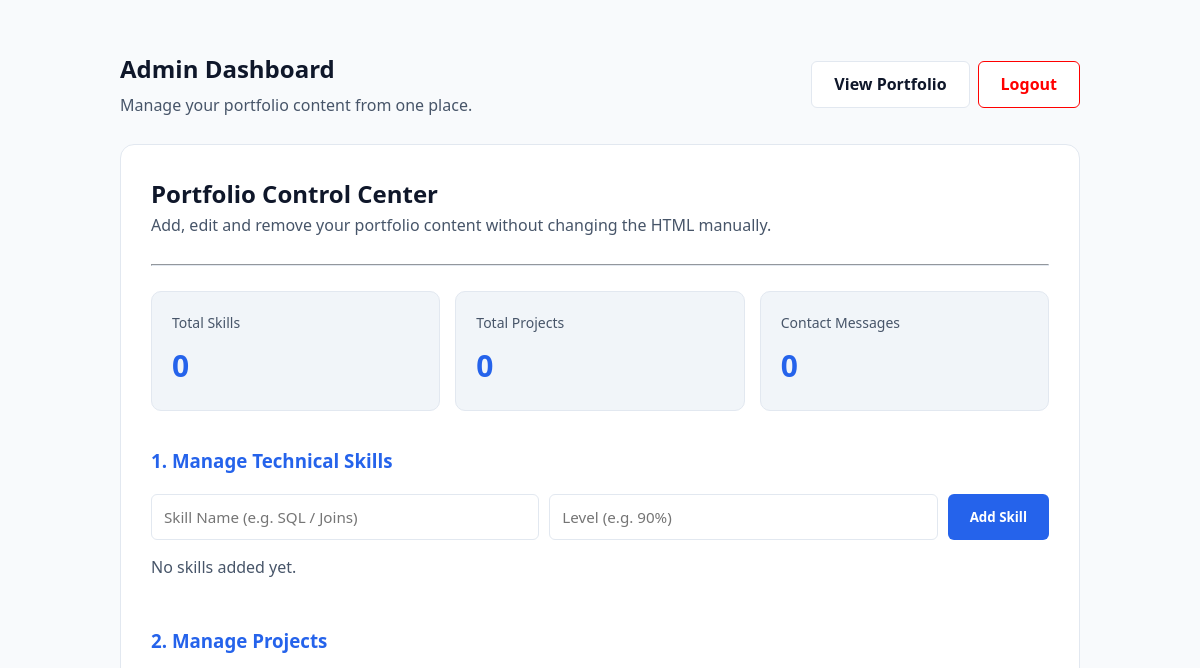
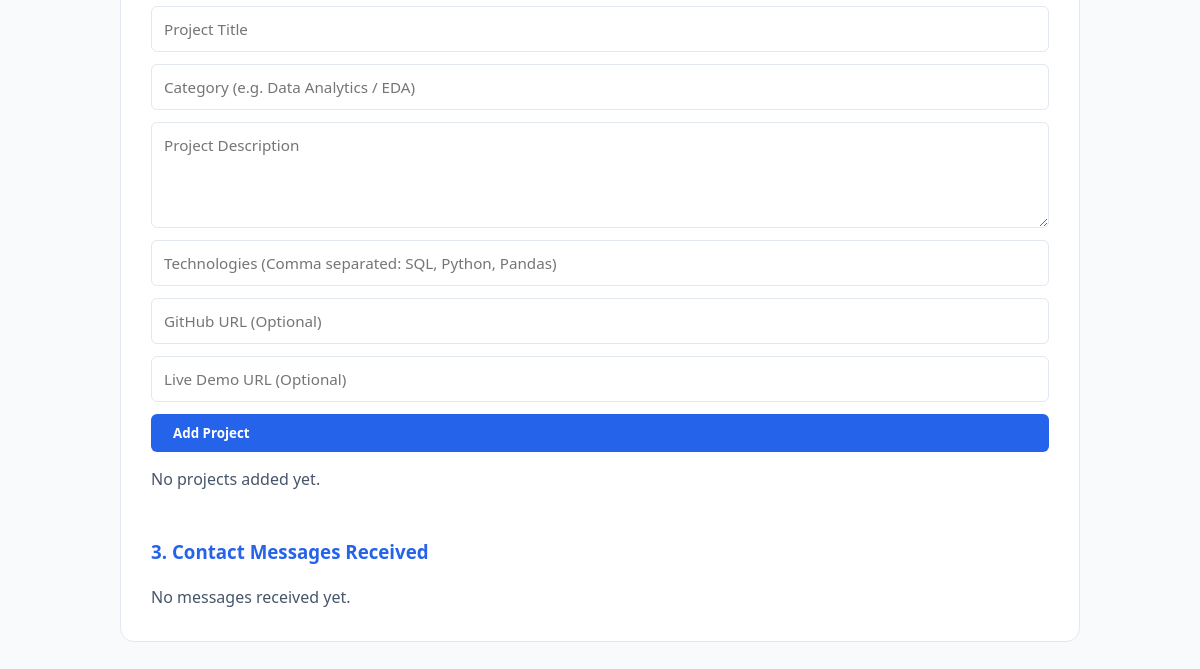
Before: /admin (signed in) with the older database file (2 pictures, top to bottom).
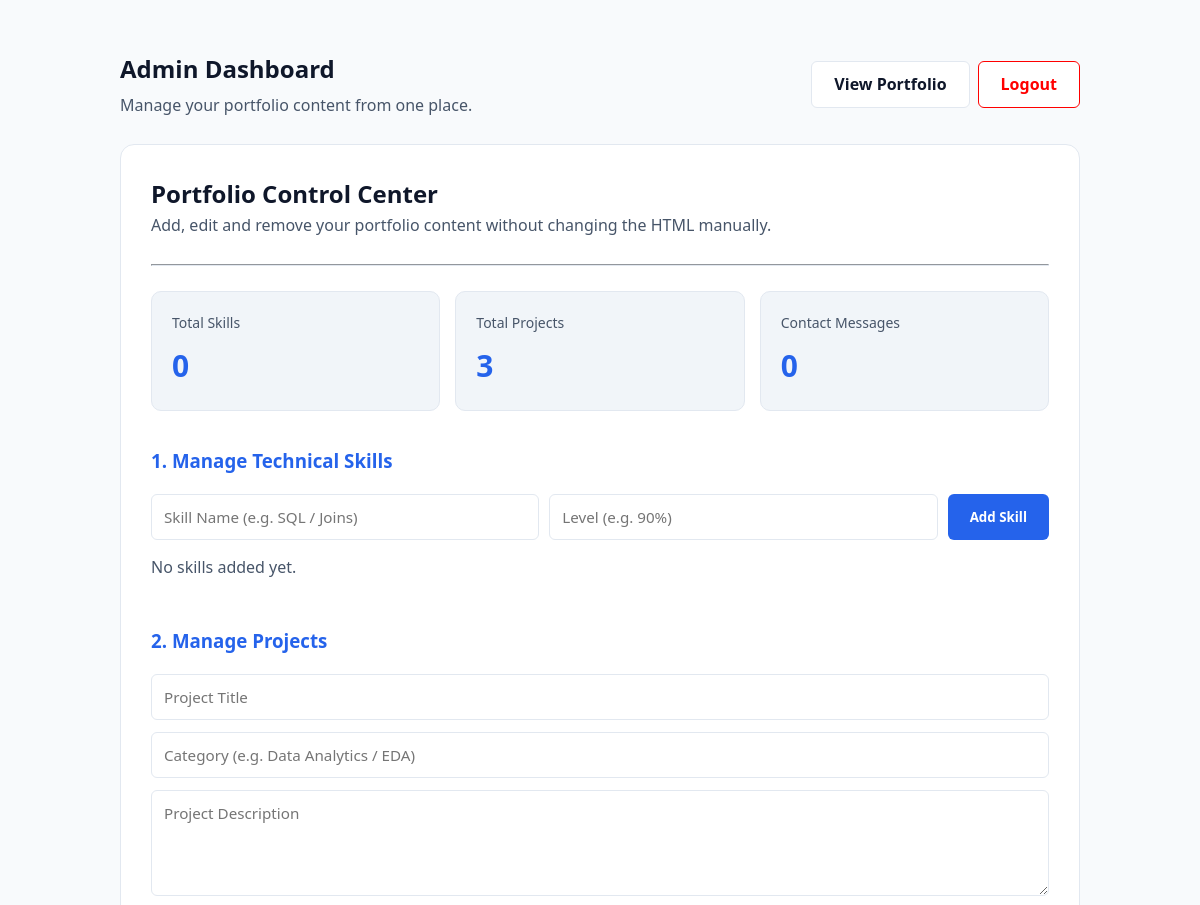
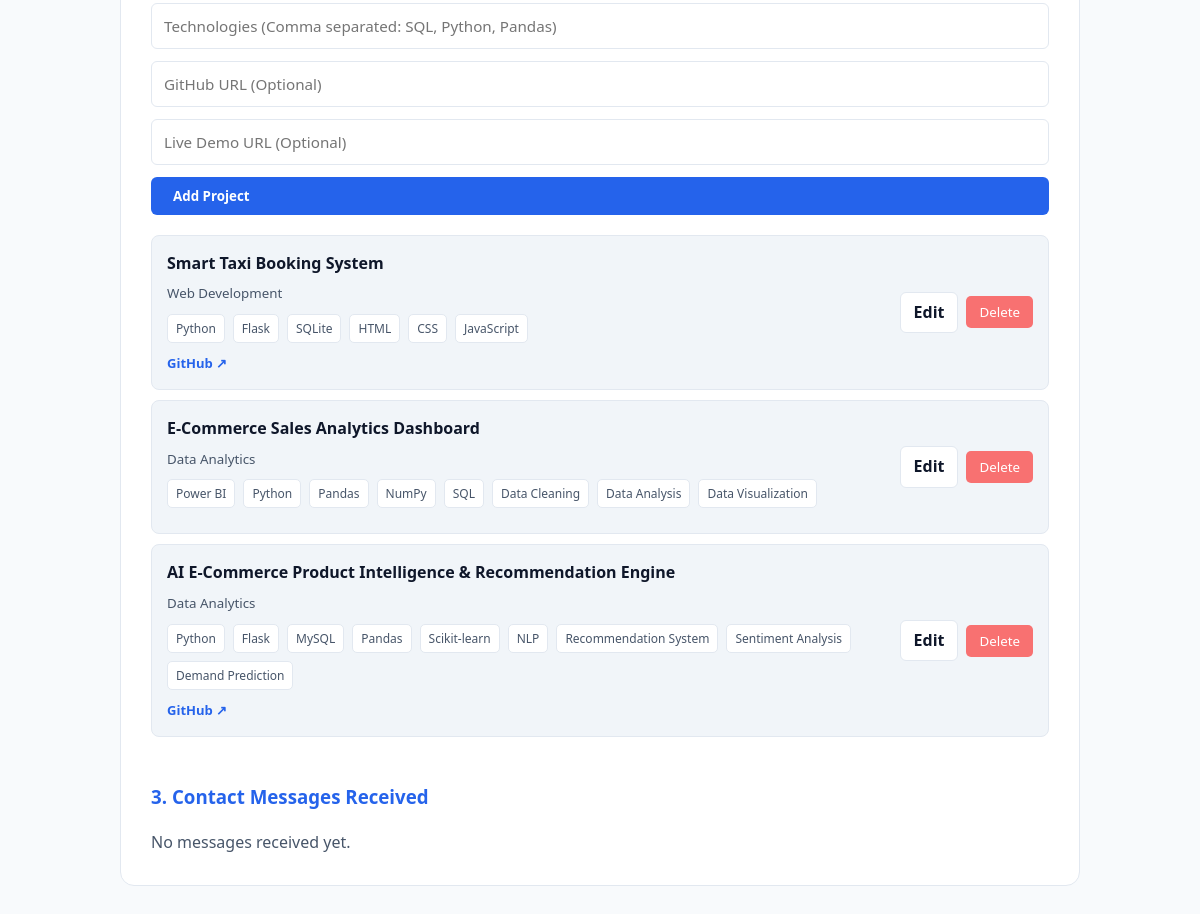
After: the same page with the newer database file (2 pictures, top to bottom).
### tables this page shows
CREATE TABLE projects (
            id INTEGER PRIMARY KEY AUTOINCREMENT,
            title TEXT NOT NULL,
            category TEXT NOT NULL,
            desc TEXT NOT NULL,
            tech TEXT NOT NULL,
            github TEXT,
            demo TEXT
        );

### app.py (the view)
@app.route('/admin')
def admin():
    if not is_logged_in():
        return redirect(url_for('login'))
    conn = get_db_connection()
    cursor = conn.cursor()
    cursor.execute('''
        SELECT id, name, level
        FROM skills
        ORDER BY id DESC
    ''')
    skills = cursor.fetchall()
    cursor.execute('''
        SELECT id, title, category, desc, tech, github, demo
        FROM projects
        ORDER BY id DESC
    ''')
    projects = cursor.fetchall()
    cursor.execute('''
        SELECT
            id,
            name,
            email,
            subject,
            message,
            submitted_at
        FROM messages
        ORDER BY id DESC
    ''')
    messages = cursor.fetchall()
    cursor.execute('SELECT COUNT(*) FROM skills')
    skill_count = cursor.fetchone()[0]
    cursor.execute('SELECT COUNT(*) FROM projects')
    project_count = cursor.fetchone()[0]
    cursor.execute('SELECT COUNT(*) FROM messages')
    message_count = cursor.fetchone()[0]
    conn.close()
    return render_template(
        'admin.html',
        skills=skills,
        projects=projects,
        messages=messages,
        skill_count=skill_count,
        project_count=project_count,
        message_count=message_count
    )

### templates/admin.html (shortened to what this page needs)
<!DOCTYPE html>
<html lang="en">
<head>
    <link
        rel="stylesheet"
        href="{{ url_for('static', filename='css/style.css') }}"
    >
</head>
<body>
<div class="admin-container">
    <div class="admin-header">
        <div>
            <h2>
                Admin Dashboard
            </h2>
            <p>
                Manage your portfolio content from one place.
            </p>
        </div>
        <div class="item-actions">
            <a
                href="{{ url_for('home') }}"
                class="btn secondary-btn"
            >
                View Portfolio
            </a>
            <a
                href="{{ url_for('logout') }}"
                class="btn secondary-btn"
                style="color:red; border-color:red;"
            >
                Logout
            </a>
        </div>
    </div>
    <div class="admin-box">
        <h2>
            Portfolio Control Center
        </h2>
        <p style="color:var(--text-muted);">
            Add, edit and remove your portfolio content
            without changing the HTML manually.
        </p>
        <hr
            style="
                border-color:var(--border);
                margin:25px 0;
            "
        >
        <div class="stats-grid">
            <div class="stat-card">
                <span>
                    Total Skills
                </span>
                <strong>
                    {{ skill_count }}
                </strong>
            </div>
            <div class="stat-card">
                <span>
                    Total Projects
                </span>
                <strong>
                    {{ project_count }}
                </strong>
            </div>
            <div class="stat-card">
                <span>
                    Contact Messages
                </span>
                <strong>
                    {{ message_count }}
                </strong>
            </div>
        </div>
        <div class="admin-section">
            <h3>
                1. Manage Technical Skills
            </h3>
            <form
                action="{{ url_for('add_skill') }}"
                method="POST"
                class="inline-form"
            >
                <input
                    type="text"
                    name="name"
                    placeholder="Skill Name (e.g. SQL / Joins)"
                    required
                >
                <input
                    type="text"
                    name="level"
                    placeholder="Level (e.g. 90%)"
                    required
                >
                <button
                    type="submit"
                    class="btn primary-btn"
                >
                    Add Skill
                </button>
            </form>
            {% if skills %}
                <ul class="item-list">
                    {% for s in skills %}
                        <li class="item-row">
                            <div class="item-info">
                                <strong>
                                    {{ s['name'] }}
                                </strong>
                                <small>
                                    Level: {{ s['level'] }}
                                </small>
                            </div>
                            <div class="item-actions">
                                <form
                                    action="{{ url_for(
                                        'delete_skill',
                                        skill_id=s['id']
                                    ) }}"
                                    method="POST"
                                >
                                    <button
                                        type="submit"
                                        class="del-btn"
                                        onclick="return confirm(
                                            'Delete this skill?'
                                        );"
                                    >
                                        Delete
                                    </button>
                                </form>
                            </div>
                        </li>
                    {% endfor %}
                </ul>
            {% else %}
                <p class="empty-message">
                    No skills added yet.
                </p>
            {% endif %}
        </div>
        <div class="admin-section">
            <h3>
                2. Manage Projects
            </h3>
            <form
                action="{{ url_for('add_project') }}"
                method="POST"
                class="admin-form"
            >
                <input
                    type="text"
                    name="title"
                    placeholder="Project Title"
                    required
                >
                <input
                    type="text"
                    name="category"
                    placeholder="Category (e.g. Data Analytics / EDA)"
                    required
                >
                <textarea
                    name="desc"
                    placeholder="Project Description"
                    rows="4"
                    required
                ></textarea>
                <input
                    type="text"
                    name="tech"
                    placeholder="Technologies (Comma separated: SQL, Python, Pandas)"
                    required
                >
                <input
                    type="text"
                    name="github"
                    placeholder="GitHub URL (Optional)"
                >
                <input
                    type="text"
                    name="demo"
                    placeholder="Live Demo URL (Optional)"
                >
                <button
                    type="submit"
                    class="btn primary-btn"
                >
                    Add Project
                </button>
            </form>
            {% if projects %}
                <ul class="item-list">
                    {% for p in projects %}
                        <li class="item-row">
                            <div class="item-info">
                                <strong>
                                    {{ p['title'] }}
                                </strong>
                                <small>
                                    {{ p['category'] }}
                                </small>
                                {% if p['tech'] %}
                                    <div class="project-meta">
                                        {% for tech in p['tech'].split(',') %}
                                            {% if tech.strip() %}
                                                <span class="tech-tag">
                                                    {{ tech.strip() }}
                                                </span>
                                            {% endif %}
                                        {% endfor %}
                                    </div>
                                {% endif %}
                                <div class="project-links">
                                    {% if p['github'] %}
                                        <a
                                            href="{{ p['github'] }}"
                                            target="_blank"
                                            rel="noopener noreferrer"
                                        >
                                            GitHub ↗
                                        </a>
                                    {% endif %}
                                </div>
                            </div>
                            <div class="item-actions">
                                <a
                                    href="{{ url_for(
                                        'edit_project',
                                        project_id=p['id']
                                    ) }}"
                                    class="btn secondary-btn edit-btn"
                                >
                                    Edit
                                </a>
                                <form
                                    action="{{ url_for(
                                        'delete_project',
                                        project_id=p['id']
                                    ) }}"
                                    method="POST"
                                >
                                    <button
                                        type="submit"
                                        class="del-btn"
                                        onclick="return confirm(
                                            'Delete this project?'
                                        );"
                                    >
                                        Delete
                                    </button>
                                </form>
                            </div>
                        </li>
                    {% endfor %}
                </ul>
            {% else %}
                <p class="empty-message">
                    No projects added yet.
                </p>
            {% endif %}
        </div>
        <div class="admin-section">
            <h3>
                3. Contact Messages Received
            </h3>
            {% if messages %}
                <ul class="item-list">
                    {% for m in messages %}
                        <li class="item-row message-row">
                            <div>
                                <strong>
                                    From:
                                </strong>
                                {{ m['name'] }}
                                <span
                                    style="color:var(--text-muted);"
                                >
                                    ({{ m['email'] }})
                                </span>
                            </div>
                            <div>
                                <strong>
                                    Subject:
                                </strong>
                                {{ m['subject'] or 'No Subject' }}
                            </div>
                            <div class="message-content">
                                {{ m['message'] }}
                            </div>
                            <div class="message-footer">
                                <small
                                    style="color:var(--text-muted);"
                                >
                                    Received:
                                    {{ m['submitted_at'] }}
                                </small>
                                <form
                                    action="{{ url_for(
                                        'delete_message',
                                        message_id=m['id']
                                    ) }}"
                                    method="POST"
                                >
                                    <button
                                        type="submit"
                                        class="del-btn"
                                        onclick="return confirm(
                                            'Delete this message?'
                                        );"
                                    >
                                        Delete
                                    </button>
                                </form>
                            </div>
                        </li>
                    {% endfor %}
                </ul>
            {% else %}
                <p class="empty-message">
                    No messages received yet.
                </p>
            {% endif %}
        </div>
    </div>
</div>
</body>
</html>

Changed rows visible on the page:
added projects: title "Smart Taxi Booking System", category "Web Development", strip "Python" "Flask" "SQLite" "HTML" "CSS" "JavaScript"
added projects: title "E-Commerce Sales Analytics Dashboard", category "Data Analytics", strip "Power BI" "Python" "Pandas" "NumPy" "SQL" "Data Cleaning" "Data Analysis" "Data Visualization"
added projects: title "AI E-Commerce Product Intelligence & Recommendation Engine", category "Data Analytics", strip "Python" "Flask" "MySQL" "Pandas" "Scikit-learn" "NLP" "Recommendation System" "Sentiment Analysis" "Demand Prediction"
Other visible differences:
{{ project_count }}: "0" → "3"
text no longer shown: "No projects added yet."
